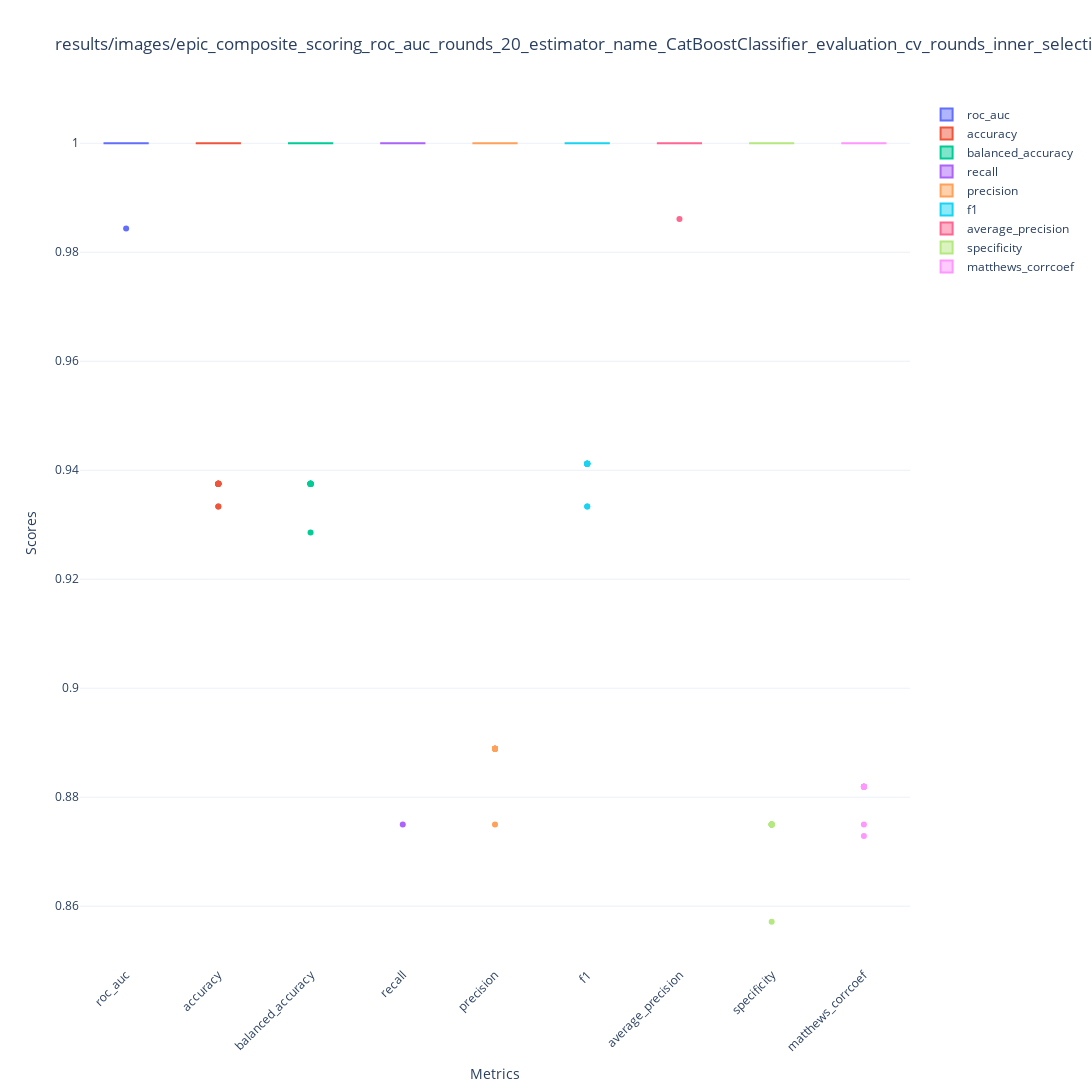

Notebook cell for this chart:
### Markdown cell above
### OLD

### Code cell
from src.models.mlselection import MLPipelines
from src.models.mlexplain import MLExplainer
from src.models.mlestimator import MachineLearningEstimator

%load_ext autoreload
%autoreload 2
%matplotlib inline

csv_dir = 'data/processed/epic_composite.csv'
label = 'Factor1'

mlpipe = MachineLearningEstimator(label=label, csv_dir=csv_dir)
mlpipe.search_cv(scoring='roc_auc', estimator_name='CatBoostClassifier', num_features=10)
